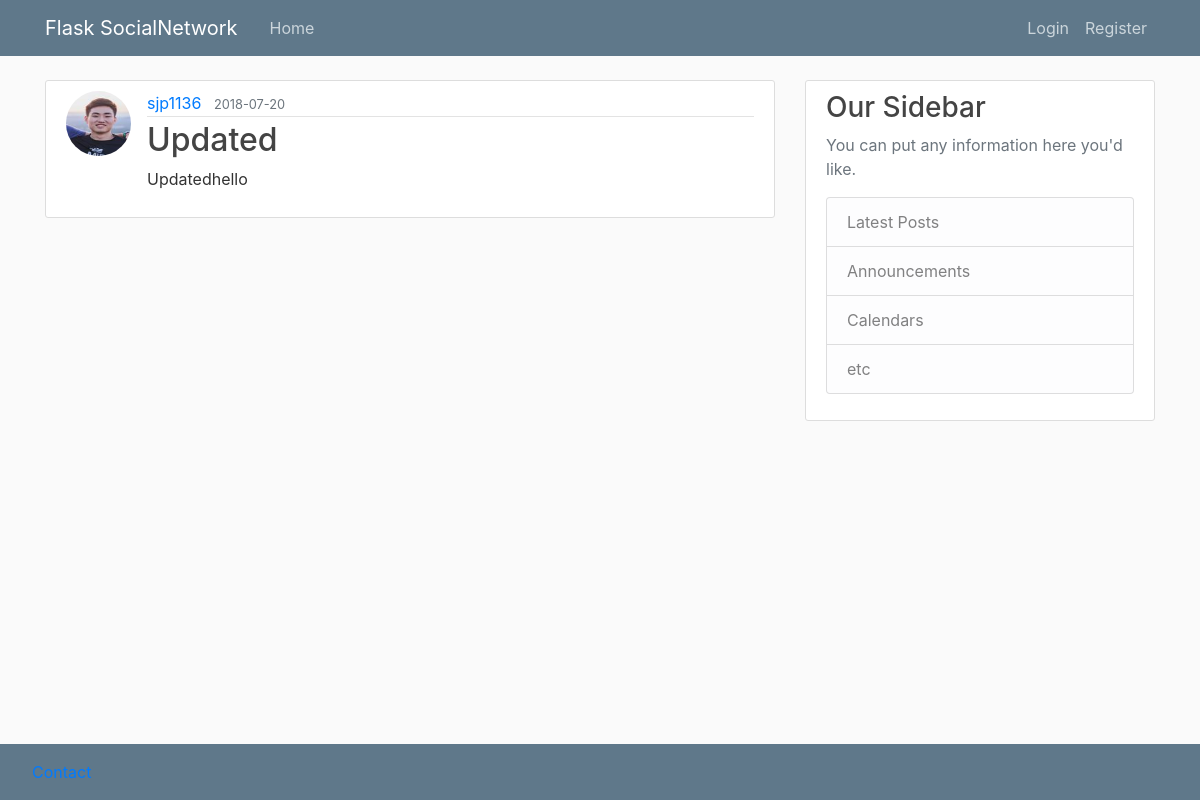
/post/1, run on the app's committed database.
### sn_flask/models.py (models this page shows, shortened)
class User(db.Model, UserMixin):
    id = db.Column(db.Integer, primary_key=True)
    username = db.Column(db.String(20), unique=True, nullable=False)
    email = db.Column(db.String(120), unique=True, nullable=False)
    image_file = db.Column(db.String(20), nullable=False,
                           default='default.jpg')
    password = db.Column(db.String(60), nullable=False)
    posts = db.relationship('Post', backref='author', lazy=True)

class Post(db.Model):
    id = db.Column(db.Integer, primary_key=True)
    title = db.Column(db.String(100), nullable=False)
    date_posted = db.Column(db.DateTime, nullable=False,
                            default=datetime.utcnow)
    content = db.Column(db.Text, nullable=False)
    user_id = db.Column(db.Integer, db.ForeignKey('user.id'), nullable=False)

### sn_flask/routes.py (the view)
@app.route("/post/<int:post_id>")
def post(post_id):
    post = Post.query.get_or_404(post_id)
    return render_template('post.html', title=post.title, post=post)

### sn_flask/templates/post.html (shortened to what this page needs)
{% extends "layout.html" %} {% block content %}
<article class="media content-section">
    <img class="rounded-circle article-img" src="{{ url_for('static', filename='profile_pics/' + post.author.image_file) }}">
    <div class="media-body">
        <div class="article-metadata">
            <a class="mr-2" href="{{ url_for('user_posts',username=post.author.username) }}">{{ post.author.username }}</a>
            <small class="text-muted">{{ post.date_posted.strftime('%Y-%m-%d') }}</small>
        </div>
        <h2 class="article-title">{{ post.title }}</h2>
        <p class="article-content">{{ post.content }}</p>
    </div>
</article>
{% endblock content %}

### sn_flask/static/main.css (style rules this page uses)
body { background: #fafafa; color: #333333; margin-top: 5rem; }
h1, h2, h3, h4, h5, h6 { color: #444444; }
.content-section { background: #ffffff; padding: 10px 20px; border: 1px solid #dddddd; border-radius: 3px; margin-bottom: 20px; }
.article-title { color: #444444; }
.article-content { white-space: pre-line; }
.article-img { height: 65px; width: 65px; margin-right: 16px; }
.article-metadata { padding-bottom: 1px; margin-bottom: 4px; border-bottom: 1px solid #e3e3e3; }

### data on the page
User: image_file (picture), author.username "sjp1136"
Post: date_posted "2018-07-20", title "Updated", content "Updatedhello"
